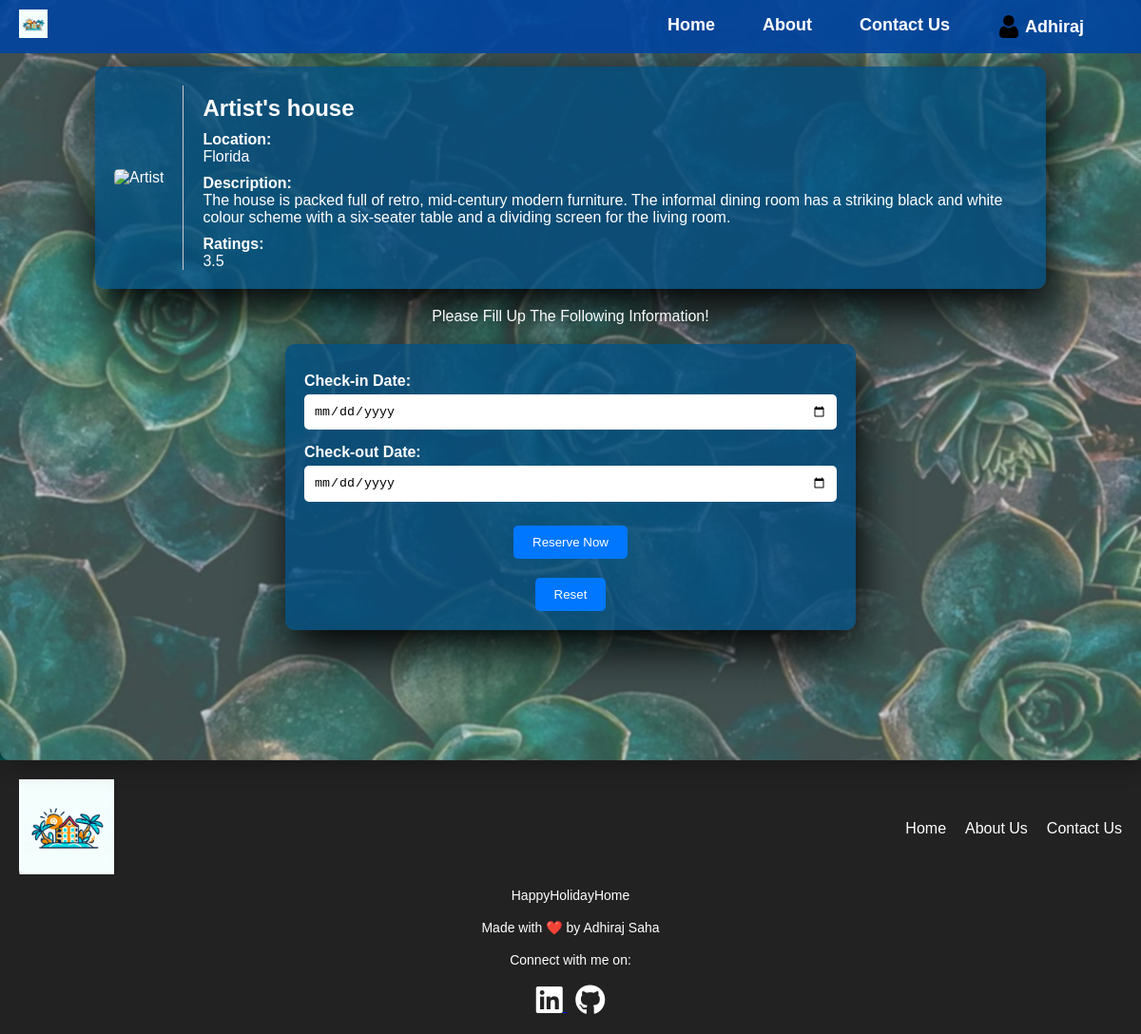
The app's page /users/reserve.php?home_id=7 (signed in) with its own data.
### tables this page shows
CREATE TABLE `holiday_homes` (
  `home_id` int(255) NOT NULL,
  `name` varchar(255) NOT NULL,
  `location` varchar(255) NOT NULL,
  `availability_status` varchar(255) NOT NULL,
  `description` text NOT NULL,
  `rating` decimal(10,1) NOT NULL,
  `image_path` varchar(255) NOT NULL,
  `price` decimal(10,2) NOT NULL
);

### users/reserve.php (the view, shortened to what this page needs)
<?php
include("../inc/db.php");
$reservationError = "";
$selectedHome = null;
if (isset($_GET['home_id'])) {
    $homeId = $_GET['home_id'];
    $query = "SELECT * FROM holiday_homes WHERE home_id = $homeId";
    $result = $con->query($query);
    if ($result && $result->num_rows > 0) {
        $selectedHome = $result->fetch_assoc();
    } else {
        $reservationError = "Selected home not found.";
    }
}
$checkIn = isset($_GET['checkIn']) ? $_GET['checkIn'] : "";
$checkOut = isset($_GET['checkOut']) ? $_GET['checkOut'] : "";
?>
<!DOCTYPE html>
<html lang="en">
<head>
    <link rel="stylesheet" href="https://cdnjs.cloudflare.com/ajax/libs/font-awesome/6.0.0-beta3/css/all.min.css">
    <link rel="stylesheet" href="../assets/css/reserve.css">
    <link rel="stylesheet" href="../assets/css/header.css">
    <link rel="stylesheet" href="../assets/css/footer.css">
    <link rel="stylesheet" href="../assets/css/responsive.css">
</head>
<body>
    <?php include("../inc/header.php"); ?>
    <div class="container">
    <?php
    if ($selectedHome) {
        echo "<div class='holiday-home'>";
        echo "<img src='{$selectedHome['image_path']}' alt='{$selectedHome['name']}' class='home-image'>";
        echo "<div class='holiday-details'>";
        echo "<h2>{$selectedHome['name']}</h2>";
        echo "<p class='label'>Location:</p>";
        echo "<p>{$selectedHome['location']}</p>";
        echo "<p class='label'>Description:</p>";
        echo "<p>{$selectedHome['description']}</p>";
        echo "<p class='label'>Ratings:</p>";
        echo "<p>{$selectedHome['rating']}</p>";
        echo "</div>";
        echo "</div>";
        echo "<p class='success'>Please Fill Up The Following Information!</p>";
        echo "<form method='post' action=''>";
        echo "<label for='checkIn'>Check-in Date:</label>";
        echo "<input type='date' name='checkIn' required value='$checkIn'>";
        echo "<label for='checkOut'>Check-out Date:</label>";
        echo "<input type='date' name='checkOut' required value='$checkOut'>";
        echo "<button type='submit' class='btn'>Reserve Now</button>";
        echo "<button type='reset' class='btn'>Reset</button>";
        echo "</form>";
    } elseif ($reservationError) {
        echo "<p class='error'>$reservationError</p>";
    } else {
        echo "<p>No home selected.</p>";
    }
        ?>
    </div>
    <?php include("../inc/footer.php"); ?>
</body>
</html>

### assets/css/reserve.css (style rules this page uses)
* { margin: 0; padding: 0; box-sizing: border-box; }
body { font-family: Arial, sans-serif; margin: 0; background: url('../img/search-bg.jpg') center/cover no-repeat; color: white; background-size: cover; position: relative; }
.container { display: flex; flex-direction: column; align-items: center; min-height: 100vh; padding: 50px; text-align: center; border-radius: 10px; margin: 0 auto; background: rgba(255, 255, 255, 0.2); box-shadow: 5px 10px 20px rgba(0, 0, 0, 0.2); backdrop-filter: blur(1px); }
.holiday-home { display: flex; align-items: center; width: 100%; max-width: 1000px; margin: 20px auto; padding: 20px; background: rgba(0, 77, 128, 0.8); border-radius: 10px; box-shadow: 5px 20px 50px #000; }
.home-image { max-width: 50%; max-height: 250px; width: auto; border-radius: 5px; margin-right: 20px; }
.holiday-details { flex: 1; text-align: left; border-left: 1px solid #ccc; padding-left: 20px; }
form { display: flex; flex-direction: column; align-items: center; width: 100%; max-width: 600px; margin-top: 20px; padding: 20px; background: rgba(0, 77, 128, 0.8); border-radius: 10px; box-shadow: 5px 20px 50px #000; }
form label { font-weight: bold; margin-top: 10px; color: white; text-align: left; width: 100%; }
form input[type="date"] { width: 100%; padding: 10px; margin: 5px 0; border: none; border-radius: 5px; }
form button { display: inline-block; margin-top: 20px; padding: 10px 20px; background-color: #0077ff; color: white; text-decoration: none; border-radius: 5px; border: none; cursor: pointer; }
h2 { font-size: 1.5em; margin: 10px 0; color: white; }
.label { font-weight: bold; margin-top: 10px; color: white; }
p { color: white; }

### records on screen
holiday_homes: name "Artist's house", location "Florida", description "The house is packed full of retro, mid-century modern furniture. The informal dining room has a striking black and white colour scheme with a six-seater table and a dividing screen for the living room.", rating "3.5"

### other values on screen
$_SESSION['name'] "Adhiraj"
